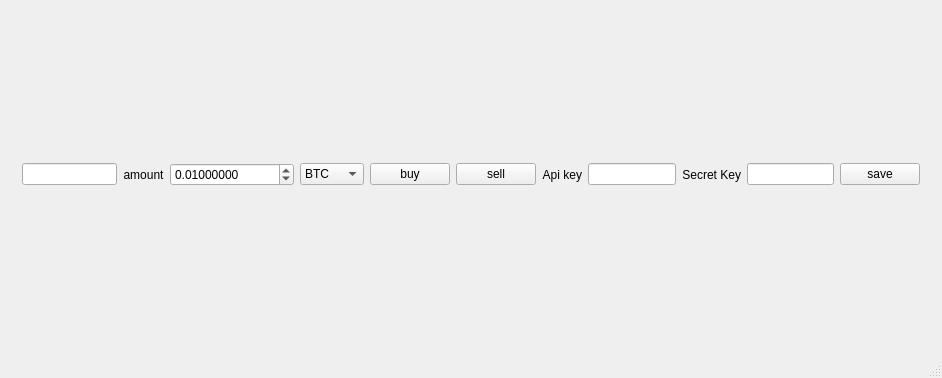
<?xml version="1.0" encoding="UTF-8"?>
<ui version="4.0">
 <class>MainWindow</class>
 <widget class="QMainWindow" name="MainWindow">
  <property name="geometry">
   <rect>
    <x>0</x>
    <y>0</y>
    <width>942</width>
    <height>378</height>
   </rect>
  </property>
  <property name="windowTitle">
   <string>MainWindow</string>
  </property>
  <widget class="QWidget" name="centralWidget">
   <layout class="QVBoxLayout" name="verticalLayout_3">
    <item>
     <widget class="QWidget" name="widget" native="true">
      <property name="sizePolicy">
       <sizepolicy hsizetype="Preferred" vsizetype="Maximum">
        <horstretch>0</horstretch>
        <verstretch>0</verstretch>
       </sizepolicy>
      </property>
      <property name="maximumSize">
       <size>
        <width>16777215</width>
        <height>16777215</height>
       </size>
      </property>
      <layout class="QGridLayout" name="gridLayout">
       <item row="2" column="6">
        <widget class="QPushButton" name="pushButton">
         <property name="sizePolicy">
          <sizepolicy hsizetype="Maximum" vsizetype="Fixed">
           <horstretch>0</horstretch>
           <verstretch>0</verstretch>
          </sizepolicy>
         </property>
         <property name="text">
          <string>save</string>
         </property>
        </widget>
       </item>
       <item row="2" column="1">
        <widget class="QComboBox" name="comboBox">
         <property name="sizePolicy">
          <sizepolicy hsizetype="Maximum" vsizetype="Fixed">
           <horstretch>0</horstretch>
           <verstretch>0</verstretch>
          </sizepolicy>
         </property>
         <item>
          <property name="text">
           <string>BTC</string>
          </property>
         </item>
         <item>
          <property name="text">
           <string>ETH</string>
          </property>
         </item>
         <item>
          <property name="text">
           <string>USDT</string>
          </property>
         </item>
         <item>
          <property name="text">
           <string>BNB</string>
          </property>
         </item>
        </widget>
       </item>
       <item row="2" column="0">
        <layout class="QHBoxLayout" name="horizontalLayout_4">
         <property name="sizeConstraint">
          <enum>QLayout::SetDefaultConstraint</enum>
         </property>
         <item>
          <widget class="QLineEdit" name="regExpFilter">
           <property name="sizePolicy">
            <sizepolicy hsizetype="Maximum" vsizetype="Fixed">
             <horstretch>0</horstretch>
             <verstretch>0</verstretch>
            </sizepolicy>
           </property>
          </widget>
         </item>
         <item>
          <widget class="QLabel" name="label_4">
           <property name="sizePolicy">
            <sizepolicy hsizetype="Maximum" vsizetype="Preferred">
             <horstretch>0</horstretch>
             <verstretch>0</verstretch>
            </sizepolicy>
           </property>
           <property name="toolTip">
            <string>Сколько базовой монеты на пару выделить</string>
           </property>
           <property name="text">
            <string>amount</string>
           </property>
           <property name="alignment">
            <set>Qt::AlignCenter</set>
           </property>
          </widget>
         </item>
         <item>
          <widget class="QDoubleSpinBox" name="spinAmount">
           <property name="sizePolicy">
            <sizepolicy hsizetype="Minimum" vsizetype="Fixed">
             <horstretch>0</horstretch>
             <verstretch>0</verstretch>
            </sizepolicy>
           </property>
           <property name="decimals">
            <number>8</number>
           </property>
           <property name="minimum">
            <double>0.000001000000000</double>
           </property>
           <property name="maximum">
            <double>999999.000000000000000</double>
           </property>
           <property name="singleStep">
            <double>0.001000000000000</double>
           </property>
           <property name="value">
            <double>0.010000000000000</double>
           </property>
          </widget>
         </item>
        </layout>
       </item>
       <item row="0" column="0" colspan="7">
        <layout class="QHBoxLayout" name="hlQuoteBalances"/>
       </item>
       <item row="2" column="4">
        <layout class="QHBoxLayout" name="horizontalLayout">
         <property name="sizeConstraint">
          <enum>QLayout::SetMinimumSize</enum>
         </property>
         <item>
          <widget class="QLabel" name="label">
           <property name="sizePolicy">
            <sizepolicy hsizetype="Minimum" vsizetype="Preferred">
             <horstretch>0</horstretch>
             <verstretch>0</verstretch>
            </sizepolicy>
           </property>
           <property name="text">
            <string>Api key</string>
           </property>
           <property name="alignment">
            <set>Qt::AlignRight|Qt::AlignTrailing|Qt::AlignVCenter</set>
           </property>
          </widget>
         </item>
         <item>
          <widget class="QLineEdit" name="leApiKey">
           <property name="sizePolicy">
            <sizepolicy hsizetype="Maximum" vsizetype="Fixed">
             <horstretch>0</horstretch>
             <verstretch>0</verstretch>
            </sizepolicy>
           </property>
           <property name="maximumSize">
            <size>
             <width>100</width>
             <height>16777215</height>
            </size>
           </property>
          </widget>
         </item>
        </layout>
       </item>
       <item row="2" column="2">
        <widget class="QPushButton" name="pbBuy">
         <property name="sizePolicy">
          <sizepolicy hsizetype="Maximum" vsizetype="Fixed">
           <horstretch>0</horstretch>
           <verstretch>0</verstretch>
          </sizepolicy>
         </property>
         <property name="text">
          <string>buy</string>
         </property>
        </widget>
       </item>
       <item row="2" column="5">
        <layout class="QHBoxLayout" name="horizontalLayout_2">
         <item>
          <widget class="QLabel" name="label_2">
           <property name="text">
            <string>Secret Key</string>
           </property>
           <property name="alignment">
            <set>Qt::AlignRight|Qt::AlignTrailing|Qt::AlignVCenter</set>
           </property>
          </widget>
         </item>
         <item>
          <widget class="QLineEdit" name="leSecretKey">
           <property name="sizePolicy">
            <sizepolicy hsizetype="Maximum" vsizetype="Fixed">
             <horstretch>0</horstretch>
             <verstretch>0</verstretch>
            </sizepolicy>
           </property>
           <property name="maximumSize">
            <size>
             <width>100</width>
             <height>16777215</height>
            </size>
           </property>
          </widget>
         </item>
        </layout>
       </item>
       <item row="3" column="0" colspan="7">
        <widget class="QWidget" name="chooseLayout" native="true">
         <property name="sizePolicy">
          <sizepolicy hsizetype="Preferred" vsizetype="Maximum">
           <horstretch>0</horstretch>
           <verstretch>0</verstretch>
          </sizepolicy>
         </property>
        </widget>
       </item>
       <item row="2" column="3">
        <widget class="QPushButton" name="pushButton_2">
         <property name="sizePolicy">
          <sizepolicy hsizetype="Maximum" vsizetype="Fixed">
           <horstretch>0</horstretch>
           <verstretch>0</verstretch>
          </sizepolicy>
         </property>
         <property name="text">
          <string>sell</string>
         </property>
        </widget>
       </item>
      </layout>
     </widget>
    </item>
   </layout>
  </widget>
  <widget class="QStatusBar" name="statusBar"/>
 </widget>
 <layoutdefault spacing="6" margin="11"/>
 <resources/>
 <connections/>
</ui>
